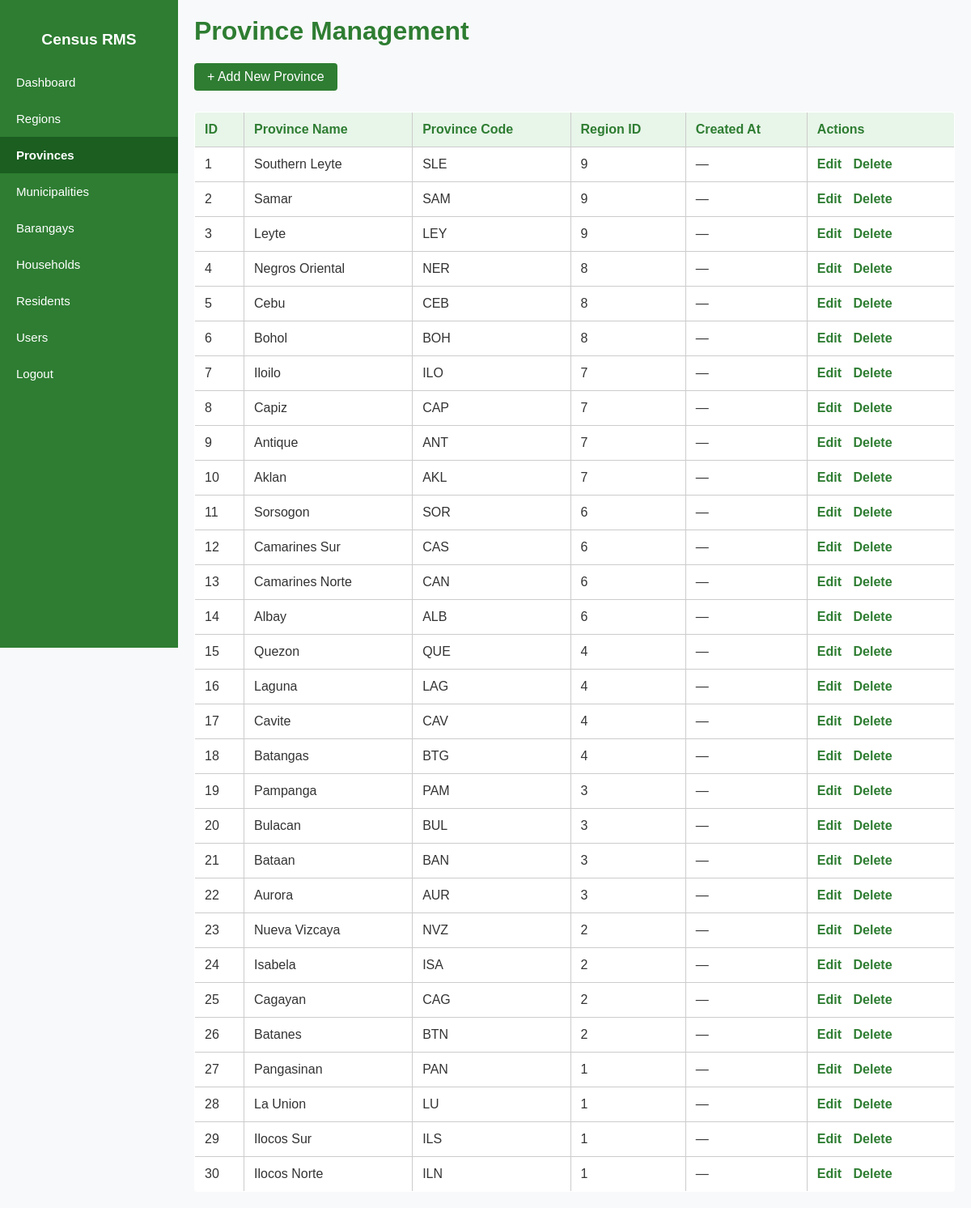
/provinces/index.php (signed in), run on the app's committed database.
### tables this page shows
CREATE TABLE `provinces` (
  `id` int(11) NOT NULL,
  `name` varchar(100) NOT NULL,
  `code` varchar(10) NOT NULL,
  `region_id` int(11) DEFAULT NULL
);

### provinces/index.php (the view, shortened to what this page needs)
<?php
require '../config/db.php';
$stmt = $pdo->query("SELECT * FROM provinces ORDER BY id DESC");
$provinces = $stmt->fetchAll();
?>
<!DOCTYPE html>
<html lang="en">
<head>
  <link rel="stylesheet" href="../assets/css/style.css">
</head>
<body>
<?php include '../includes/sidebar.php'; ?>
<div class="main-content">
  <h1>Province Management</h1>
  <a class="add-button" href="create.php">+ Add New Province</a>
  <table>
    <thead>
      <tr>
        <th>ID</th>
        <th>Province Name</th>
        <th>Province Code</th>
        <th>Region ID</th>
        <th>Created At</th>
        <th>Actions</th>
      </tr>
    </thead>
    <tbody>
      <?php if ($provinces): ?>
        <?php $no = 1; ?>
        <?php foreach ($provinces as $province): ?>
          <tr>
            <td><?= $no++ ?></td>
            <td><?= htmlspecialchars($province['name']) ?></td>
            <td><?= htmlspecialchars($province['code']) ?></td>
            <td><?= htmlspecialchars($province['region_id']) ?></td>
            <td><?= $province['created_at'] ?? '—' ?></td>
            <td class="actions">
              <a href="edit.php?id=<?= $province['id'] ?>">Edit</a>
              <a href="delete.php?id=<?= $province['id'] ?>" onclick="return confirm('Are you sure?')">Delete</a>
            </td>
          </tr>
        <?php endforeach; ?>
      <?php else: ?>
        <tr><td colspan="6">No provinces found.</td></tr>
      <?php endif; ?>
    </tbody>
  </table>
</div>
</body>
</html>

### assets/css/style.css (style rules this page uses)
body { font-family: 'Poppins', sans-serif; margin: 0; padding: 0; background: #ffffff; color: #333; }

### provinces/index.php (style rules this page uses)
body { font-family: Arial, sans-serif; background: #f8f9fa; margin: 0; }
.main-content { margin-left: 220px; padding: 20px; }
h1 { color: #2e7d32; margin-top: 0; }
.actions a { margin-right: 10px; color: #2e7d32; text-decoration: none; font-weight: bold; }
table { width: 100%; border-collapse: collapse; margin-top: 1rem; background: white; border-radius: 4px; overflow: hidden; }
table, th, td { border: 1px solid #ccc; }
th { background: #e8f5e9; color: #2e7d32; }
th, td { padding: 12px; text-align: left; }
.add-button { display: inline-block; background: #2e7d32; color: white; padding: 8px 16px; border-radius: 4px; text-decoration: none; margin-bottom: 10px; }

### includes/sidebar.php (style rules this page uses)
.main-content { margin-left: 220px; padding: 20px; }

### data on the page
provinces: name "Southern Leyte", code "SLE", region "9", created_at "—"
provinces: name "Samar", code "SAM", region "9", created_at "—"
provinces: name "Leyte", code "LEY", region "9", created_at "—"
provinces: name "Negros Oriental", code "NER", region "8", created_at "—"
provinces: name "Cebu", code "CEB", region "8", created_at "—"
provinces: name "Bohol", code "BOH", region "8", created_at "—"
provinces: name "Iloilo", code "ILO", region "7", created_at "—"
provinces: name "Capiz", code "CAP", region "7", created_at "—"
provinces: name "Antique", code "ANT", region "7", created_at "—"
provinces: name "Aklan", code "AKL", region "7", created_at "—"
provinces: name "Sorsogon", code "SOR", region "6", created_at "—"
provinces: name "Camarines Sur", code "CAS", region "6", created_at "—"
provinces: name "Camarines Norte", code "CAN", region "6", created_at "—"
provinces: name "Albay", code "ALB", region "6", created_at "—"
provinces: name "Quezon", code "QUE", region "4", created_at "—"
provinces: name "Laguna", code "LAG", region "4", created_at "—"
provinces: name "Cavite", code "CAV", region "4", created_at "—"
provinces: name "Batangas", code "BTG", region "4", created_at "—"
provinces: name "Pampanga", code "PAM", region "3", created_at "—"
provinces: name "Bulacan", code "BUL", region "3", created_at "—"
provinces: name "Bataan", code "BAN", region "3", created_at "—"
provinces: name "Aurora", code "AUR", region "3", created_at "—"
provinces: name "Nueva Vizcaya", code "NVZ", region "2", created_at "—"
provinces: name "Isabela", code "ISA", region "2", created_at "—"
provinces: name "Cagayan", code "CAG", region "2", created_at "—"
provinces: name "Batanes", code "BTN", region "2", created_at "—"
provinces: name "Pangasinan", code "PAN", region "1", created_at "—"
provinces: name "La Union", code "LU", region "1", created_at "—"
provinces: name "Ilocos Sur", code "ILS", region "1", created_at "—"
provinces: name "Ilocos Norte", code "ILN", region "1", created_at "—"
